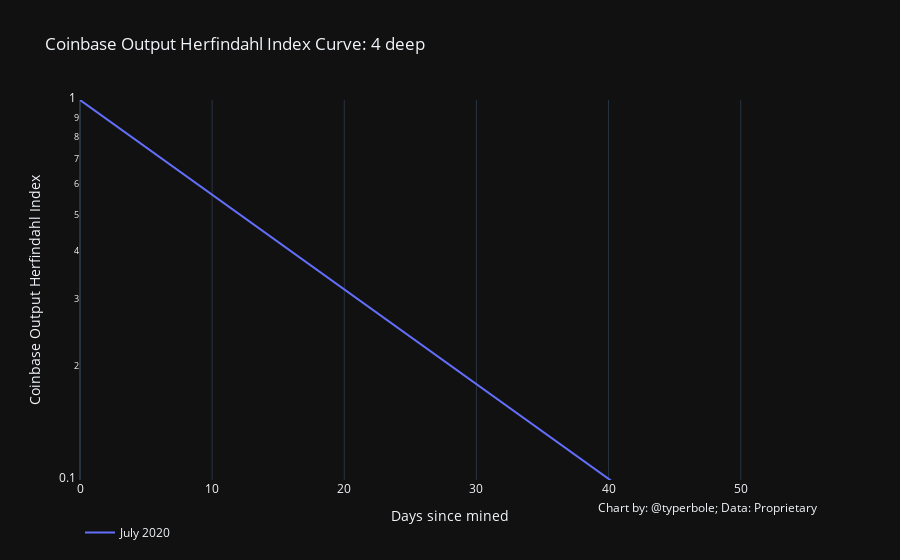

Notebook cell for this chart:
### Code cell
chart_utils.miner_herf_chart(
    curves.loc[curves['coinbase_block_ts'] == '2020-07-23 21:02:22'],#.reset_index(drop=True),
#     pivot='coinbase_block_ts',
    y1_series_title='Coinbase Output Herfindahl Index',
    y1_series_axis_type='log',
    y1_series_axis_range=[-1,0],
#     y1_series_axis_format='{:0.1f}',
    title='Coinbase Output Herfindahl Index Curve: 4 deep',
    x_axis_title='Days since mined',
    data_source="Proprietary"
)

### Figure 1 — Plotly figure (JSON) as saved in the notebook; plotly's stock layout.template omitted (floating-point values rounded to 4 significant figures)
{"data": [{"name": "July 2020", "type": "scatter", "x": [1, 2, 3, 4, 5, 6, 7, 8, 9, 10, 11, 12, 13, 14, 15, 16, 17, 18, 19, 20, 21, 22, 23, 24, 25, 26, 27, 28, 29, 30, 31, 32, 33, 34, 35, 36, 37, 38, 39, 40, 41, 42, 43, 44, 45, 46, 47, 48, 49, 50, 51, 52, 53, 54, 55, 56, 0], "xaxis": "x", "y": [0.05718, 0.0571, 0.05709, 0.05706, 0.05682, 0.05682, 0.05682, 0.05681, 0.05681, 0.05612, 0.05612, 0.05612, 0.05612, 0.05612, 0.05612, 0.05612, 0.05612, 0.05612, 0.05612, 0.05612, 0.05612, 0.0402, 0.0402, 0.0402, 0.0402, 0.0402, 0.0402, 0.0402, 0.0402, 0.0402, 0.0402, 0.0402, 0.0402, 0.0402, 0.0402, 0.0402, 0.0402, 0.0402, 0.0402, 0.0402, 0.0402, 0.0402, 0.0402, 0.0402, 0.0402, 0.0402, 0.0402, 0.0402, 0.0402, 0.0402, 0.0402, 0.0402, 0.0402, 0.0402, 0.0402, 0.0402, 1], "yaxis": "y"}], "layout": {"annotations": [{"showarrow": false, "text": "Chart by: @typerbole; Data: Proprietary", "x": 1, "xanchor": "right", "xref": "paper", "xshift": 0, "y": -0.1, "yanchor": "auto", "yref": "paper", "yshift": 0}], "legend": {"orientation": "h"}, "showlegend": true, "title": {"text": "Coinbase Output Herfindahl Index Curve: 4 deep"}, "xaxis": {"anchor": "y", "domain": [0, 1], "title": {"text": "Days since mined"}}, "yaxis": {"anchor": "x", "domain": [0, 1], "range": [-1, 0], "showgrid": false, "title": {"text": "Coinbase Output Herfindahl Index"}, "type": "log"}}}
